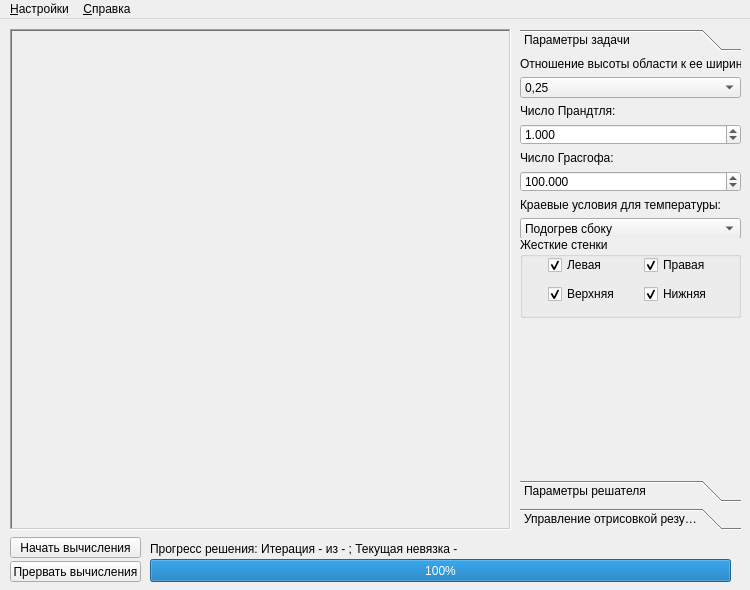
<?xml version="1.0" encoding="UTF-8"?>
<ui version="4.0">
 <class>MainWindow</class>
 <widget class="QMainWindow" name="MainWindow">
  <property name="geometry">
   <rect>
    <x>0</x>
    <y>0</y>
    <width>750</width>
    <height>590</height>
   </rect>
  </property>
  <property name="minimumSize">
   <size>
    <width>750</width>
    <height>590</height>
   </size>
  </property>
  <property name="maximumSize">
   <size>
    <width>750</width>
    <height>590</height>
   </size>
  </property>
  <property name="windowTitle">
   <string>Тестовая задача ЕГК   v1.0.0 beta6</string>
  </property>
  <widget class="QWidget" name="centralWidget">
   <widget class="QFrame" name="solutionPainterFrame">
    <property name="geometry">
     <rect>
      <x>10</x>
      <y>10</y>
      <width>501</width>
      <height>501</height>
     </rect>
    </property>
    <property name="frameShape">
     <enum>QFrame::WinPanel</enum>
    </property>
    <property name="frameShadow">
     <enum>QFrame::Sunken</enum>
    </property>
   </widget>
   <widget class="QPushButton" name="startButton">
    <property name="geometry">
     <rect>
      <x>10</x>
      <y>518</y>
      <width>131</width>
      <height>21</height>
     </rect>
    </property>
    <property name="text">
     <string>Начать вычисления</string>
    </property>
   </widget>
   <widget class="QToolBox" name="SettingsToolBox">
    <property name="geometry">
     <rect>
      <x>520</x>
      <y>10</y>
      <width>221</width>
      <height>501</height>
     </rect>
    </property>
    <property name="frameShape">
     <enum>QFrame::NoFrame</enum>
    </property>
    <property name="frameShadow">
     <enum>QFrame::Plain</enum>
    </property>
    <property name="currentIndex">
     <number>0</number>
    </property>
    <widget class="QWidget" name="problemSettingsPage">
     <property name="geometry">
      <rect>
       <x>0</x>
       <y>0</y>
       <width>221</width>
       <height>420</height>
      </rect>
     </property>
     <attribute name="label">
      <string>Параметры задачи</string>
     </attribute>
     <widget class="QWidget" name="formLayoutWidget">
      <property name="geometry">
       <rect>
        <x>0</x>
        <y>0</y>
        <width>221</width>
        <height>181</height>
       </rect>
      </property>
      <layout class="QFormLayout" name="formLayout">
       <property name="fieldGrowthPolicy">
        <enum>QFormLayout::AllNonFixedFieldsGrow</enum>
       </property>
       <property name="rowWrapPolicy">
        <enum>QFormLayout::WrapAllRows</enum>
       </property>
       <property name="margin">
        <number>0</number>
       </property>
       <item row="0" column="0">
        <widget class="QLabel" name="heightLabel">
         <property name="text">
          <string>Отношение высоты области к ее ширине:</string>
         </property>
        </widget>
       </item>
       <item row="0" column="1">
        <widget class="QComboBox" name="heightComboBox">
         <property name="currentIndex">
          <number>0</number>
         </property>
         <item>
          <property name="text">
           <string>0,25</string>
          </property>
         </item>
         <item>
          <property name="text">
           <string>0,5</string>
          </property>
         </item>
         <item>
          <property name="text">
           <string>1</string>
          </property>
         </item>
         <item>
          <property name="text">
           <string>2</string>
          </property>
         </item>
         <item>
          <property name="text">
           <string>4</string>
          </property>
         </item>
        </widget>
       </item>
       <item row="1" column="0">
        <widget class="QLabel" name="prandtlLabel">
         <property name="text">
          <string>Число Прандтля:</string>
         </property>
        </widget>
       </item>
       <item row="1" column="1">
        <widget class="QDoubleSpinBox" name="prandtlDoubleSpinBox">
         <property name="toolTip">
          <string>Введите число от 0,001 до 1000</string>
         </property>
         <property name="correctionMode">
          <enum>QAbstractSpinBox::CorrectToNearestValue</enum>
         </property>
         <property name="decimals">
          <number>3</number>
         </property>
         <property name="minimum">
          <double>0.001000000000000</double>
         </property>
         <property name="maximum">
          <double>1000.000000000000000</double>
         </property>
         <property name="value">
          <double>1.000000000000000</double>
         </property>
        </widget>
       </item>
       <item row="2" column="0">
        <widget class="QLabel" name="grashofLabel">
         <property name="text">
          <string>Число Грасгофа:</string>
         </property>
        </widget>
       </item>
       <item row="2" column="1">
        <widget class="QDoubleSpinBox" name="grashofDoubleSpinBox">
         <property name="toolTip">
          <string>Введите число от 0,001 до 100000</string>
         </property>
         <property name="correctionMode">
          <enum>QAbstractSpinBox::CorrectToNearestValue</enum>
         </property>
         <property name="decimals">
          <number>3</number>
         </property>
         <property name="minimum">
          <double>0.001000000000000</double>
         </property>
         <property name="maximum">
          <double>100000.000000000000000</double>
         </property>
         <property name="value">
          <double>100.000000000000000</double>
         </property>
        </widget>
       </item>
       <item row="3" column="0">
        <widget class="QLabel" name="tBCLabel">
         <property name="text">
          <string>Краевые условия для температуры:</string>
         </property>
        </widget>
       </item>
       <item row="3" column="1">
        <widget class="QComboBox" name="tBCComboBox">
         <item>
          <property name="text">
           <string>Подогрев сбоку</string>
          </property>
         </item>
         <item>
          <property name="text">
           <string>Подогрев снизу</string>
          </property>
         </item>
        </widget>
       </item>
      </layout>
     </widget>
     <widget class="QGroupBox" name="settingsWallsGroupBox">
      <property name="geometry">
       <rect>
        <x>0</x>
        <y>180</y>
        <width>221</width>
        <height>81</height>
       </rect>
      </property>
      <property name="title">
       <string>Жесткие стенки</string>
      </property>
      <widget class="QWidget" name="gridLayoutWidget">
       <property name="geometry">
        <rect>
         <x>0</x>
         <y>0</y>
         <width>221</width>
         <height>80</height>
        </rect>
       </property>
       <layout class="QGridLayout" name="gridLayout">
        <property name="leftMargin">
         <number>10</number>
        </property>
        <property name="topMargin">
         <number>15</number>
        </property>
        <property name="rightMargin">
         <number>10</number>
        </property>
        <property name="bottomMargin">
         <number>10</number>
        </property>
        <item row="0" column="0">
         <widget class="QCheckBox" name="leftWallCheckBox">
          <property name="sizePolicy">
           <sizepolicy hsizetype="Maximum" vsizetype="Fixed">
            <horstretch>0</horstretch>
            <verstretch>0</verstretch>
           </sizepolicy>
          </property>
          <property name="text">
           <string>Левая</string>
          </property>
          <property name="checked">
           <bool>true</bool>
          </property>
         </widget>
        </item>
        <item row="0" column="1">
         <widget class="QCheckBox" name="rightWallCheckBox">
          <property name="text">
           <string>Правая</string>
          </property>
          <property name="checked">
           <bool>true</bool>
          </property>
         </widget>
        </item>
        <item row="1" column="0">
         <widget class="QCheckBox" name="topWallCheckBox">
          <property name="sizePolicy">
           <sizepolicy hsizetype="Maximum" vsizetype="Fixed">
            <horstretch>0</horstretch>
            <verstretch>0</verstretch>
           </sizepolicy>
          </property>
          <property name="text">
           <string>Верхняя</string>
          </property>
          <property name="checked">
           <bool>true</bool>
          </property>
         </widget>
        </item>
        <item row="1" column="1">
         <widget class="QCheckBox" name="bottomWallCheckBox">
          <property name="sizePolicy">
           <sizepolicy hsizetype="Maximum" vsizetype="Fixed">
            <horstretch>0</horstretch>
            <verstretch>0</verstretch>
           </sizepolicy>
          </property>
          <property name="text">
           <string>Нижняя</string>
          </property>
          <property name="checked">
           <bool>true</bool>
          </property>
         </widget>
        </item>
       </layout>
      </widget>
     </widget>
    </widget>
    <widget class="QWidget" name="page_2">
     <property name="geometry">
      <rect>
       <x>0</x>
       <y>0</y>
       <width>221</width>
       <height>420</height>
      </rect>
     </property>
     <attribute name="label">
      <string>Параметры решателя</string>
     </attribute>
     <widget class="QWidget" name="formLayoutWidget_2">
      <property name="geometry">
       <rect>
        <x>0</x>
        <y>0</y>
        <width>221</width>
        <height>291</height>
       </rect>
      </property>
      <layout class="QFormLayout" name="formLayout_2">
       <property name="fieldGrowthPolicy">
        <enum>QFormLayout::AllNonFixedFieldsGrow</enum>
       </property>
       <property name="rowWrapPolicy">
        <enum>QFormLayout::WrapAllRows</enum>
       </property>
       <property name="margin">
        <number>0</number>
       </property>
       <item row="0" column="0">
        <widget class="QLabel" name="nxLabel">
         <property name="text">
          <string>Число узлов сетки по горизонтали:</string>
         </property>
        </widget>
       </item>
       <item row="0" column="1">
        <widget class="QSpinBox" name="nxSpinBox">
         <property name="toolTip">
          <string>Введите число от 20 до 400</string>
         </property>
         <property name="correctionMode">
          <enum>QAbstractSpinBox::CorrectToPreviousValue</enum>
         </property>
         <property name="minimum">
          <number>20</number>
         </property>
         <property name="maximum">
          <number>400</number>
         </property>
         <property name="value">
          <number>100</number>
         </property>
        </widget>
       </item>
       <item row="1" column="0">
        <widget class="QLabel" name="nyLabel">
         <property name="text">
          <string>Число узлов сетки по вертикали:</string>
         </property>
        </widget>
       </item>
       <item row="1" column="1">
        <widget class="QSpinBox" name="nySpinBox">
         <property name="toolTip">
          <string>Введите число от 20 до 400</string>
         </property>
         <property name="correctionMode">
          <enum>QAbstractSpinBox::CorrectToPreviousValue</enum>
         </property>
         <property name="minimum">
          <number>20</number>
         </property>
         <property name="maximum">
          <number>400</number>
         </property>
         <property name="value">
          <number>100</number>
         </property>
        </widget>
       </item>
       <item row="2" column="0">
        <widget class="QLabel" name="maxIterLabel">
         <property name="text">
          <string>Максимальное число итераций:</string>
         </property>
        </widget>
       </item>
       <item row="2" column="1">
        <widget class="QSpinBox" name="maxIterSpinBox">
         <property name="toolTip">
          <string>Введите число от 100 до 300000</string>
         </property>
         <property name="correctionMode">
          <enum>QAbstractSpinBox::CorrectToPreviousValue</enum>
         </property>
         <property name="minimum">
          <number>100</number>
         </property>
         <property name="maximum">
          <number>300000</number>
         </property>
         <property name="value">
          <number>5000</number>
         </property>
        </widget>
       </item>
       <item row="3" column="0">
        <widget class="QLabel" name="wTLabel">
         <property name="text">
          <string>Коэффициент релаксации для T</string>
         </property>
        </widget>
       </item>
       <item row="3" column="1">
        <widget class="QDoubleSpinBox" name="wTDoubleSpinBox">
         <property name="toolTip">
          <string>Введите число от 0 до 2</string>
         </property>
         <property name="correctionMode">
          <enum>QAbstractSpinBox::CorrectToPreviousValue</enum>
         </property>
         <property name="maximum">
          <double>2.000000000000000</double>
         </property>
         <property name="singleStep">
          <double>0.100000000000000</double>
         </property>
         <property name="value">
          <double>0.300000000000000</double>
         </property>
        </widget>
       </item>
       <item row="4" column="0">
        <widget class="QLabel" name="wPsiLabel">
         <property name="text">
          <string>Коэффициент релаксации для ψ</string>
         </property>
        </widget>
       </item>
       <item row="4" column="1">
        <widget class="QDoubleSpinBox" name="wPsiDoubleSpinBox">
         <property name="toolTip">
          <string>Введите число от 0 до 2</string>
         </property>
         <property name="correctionMode">
          <enum>QAbstractSpinBox::CorrectToPreviousValue</enum>
         </property>
         <property name="maximum">
          <double>2.000000000000000</double>
         </property>
         <property name="singleStep">
          <double>0.100000000000000</double>
         </property>
         <property name="value">
          <double>0.300000000000000</double>
         </property>
        </widget>
       </item>
       <item row="5" column="0">
        <widget class="QLabel" name="wOmegaLabel">
         <property name="text">
          <string>Коэффициент релаксации для ω</string>
         </property>
        </widget>
       </item>
       <item row="5" column="1">
        <widget class="QDoubleSpinBox" name="wOmegaDoubleSpinBox">
         <property name="toolTip">
          <string>Введите число от 0 до 2</string>
         </property>
         <property name="correctionMode">
          <enum>QAbstractSpinBox::CorrectToPreviousValue</enum>
         </property>
         <property name="maximum">
          <double>2.000000000000000</double>
         </property>
         <property name="singleStep">
          <double>0.100000000000000</double>
         </property>
         <property name="value">
          <double>0.300000000000000</double>
         </property>
        </widget>
       </item>
      </layout>
     </widget>
    </widget>
    <widget class="QWidget" name="page">
     <property name="geometry">
      <rect>
       <x>0</x>
       <y>0</y>
       <width>221</width>
       <height>420</height>
      </rect>
     </property>
     <attribute name="label">
      <string>Управление отрисовкой результата</string>
     </attribute>
     <widget class="QGroupBox" name="settingsPaintGroupBox">
      <property name="geometry">
       <rect>
        <x>0</x>
        <y>0</y>
        <width>221</width>
        <height>51</height>
       </rect>
      </property>
      <property name="title">
       <string>Цель для отрисовки</string>
      </property>
      <widget class="QWidget" name="horizontalLayoutWidget">
       <property name="geometry">
        <rect>
         <x>0</x>
         <y>0</y>
         <width>221</width>
         <height>51</height>
        </rect>
       </property>
       <layout class="QHBoxLayout" name="horizontalLayout">
        <property name="leftMargin">
         <number>10</number>
        </property>
        <property name="topMargin">
         <number>15</number>
        </property>
        <property name="rightMargin">
         <number>10</number>
        </property>
        <property name="bottomMargin">
         <number>10</number>
        </property>
        <item>
         <widget class="QRadioButton" name="paintTButton">
          <property name="sizePolicy">
           <sizepolicy hsizetype="Maximum" vsizetype="Fixed">
            <horstretch>0</horstretch>
            <verstretch>0</verstretch>
           </sizepolicy>
          </property>
          <property name="text">
           <string>T</string>
          </property>
         </widget>
        </item>
        <item>
         <widget class="QRadioButton" name="paintPsiButton">
          <property name="sizePolicy">
           <sizepolicy hsizetype="Maximum" vsizetype="Fixed">
            <horstretch>0</horstretch>
            <verstretch>0</verstretch>
           </sizepolicy>
          </property>
          <property name="text">
           <string>ψ</string>
          </property>
         </widget>
        </item>
        <item>
         <widget class="QRadioButton" name="paintOmegaButton">
          <property name="sizePolicy">
           <sizepolicy hsizetype="Maximum" vsizetype="Fixed">
            <horstretch>0</horstretch>
            <verstretch>0</verstretch>
           </sizepolicy>
          </property>
          <property name="text">
           <string>ω</string>
          </property>
         </widget>
        </item>
        <item>
         <widget class="QRadioButton" name="paintVxButton">
          <property name="sizePolicy">
           <sizepolicy hsizetype="Maximum" vsizetype="Fixed">
            <horstretch>0</horstretch>
            <verstretch>0</verstretch>
           </sizepolicy>
          </property>
          <property name="text">
           <string>Vx</string>
          </property>
         </widget>
        </item>
        <item>
         <widget class="QRadioButton" name="paintVyButton">
          <property name="sizePolicy">
           <sizepolicy hsizetype="Maximum" vsizetype="Fixed">
            <horstretch>0</horstretch>
            <verstretch>0</verstretch>
           </sizepolicy>
          </property>
          <property name="text">
           <string>Vy</string>
          </property>
         </widget>
        </item>
       </layout>
      </widget>
     </widget>
     <widget class="QPushButton" name="saveImageButton">
      <property name="geometry">
       <rect>
        <x>0</x>
        <y>60</y>
        <width>221</width>
        <height>31</height>
       </rect>
      </property>
      <property name="text">
       <string>Сохранить изображение в файл</string>
      </property>
     </widget>
    </widget>
   </widget>
   <widget class="QProgressBar" name="solutionProgressBar">
    <property name="geometry">
     <rect>
      <x>150</x>
      <y>540</y>
      <width>581</width>
      <height>23</height>
     </rect>
    </property>
    <property name="value">
     <number>100</number>
    </property>
   </widget>
   <widget class="QLabel" name="solutionProgressLabel">
    <property name="geometry">
     <rect>
      <x>150</x>
      <y>520</y>
      <width>581</width>
      <height>20</height>
     </rect>
    </property>
    <property name="text">
     <string>Прогресс решения: Итерация - из - ; Текущая невязка - </string>
    </property>
   </widget>
   <widget class="QPushButton" name="stopButton">
    <property name="geometry">
     <rect>
      <x>10</x>
      <y>542</y>
      <width>131</width>
      <height>21</height>
     </rect>
    </property>
    <property name="text">
     <string>Прервать вычисления</string>
    </property>
   </widget>
  </widget>
  <widget class="QMenuBar" name="menuBar">
   <property name="geometry">
    <rect>
     <x>0</x>
     <y>0</y>
     <width>750</width>
     <height>20</height>
    </rect>
   </property>
   <widget class="QMenu" name="menu">
    <property name="title">
     <string>&amp;Справка</string>
    </property>
    <addaction name="helpAction"/>
    <addaction name="separator"/>
    <addaction name="aboutAction"/>
    <addaction name="aboutQtAction"/>
   </widget>
   <widget class="QMenu" name="menu_2">
    <property name="title">
     <string>&amp;Настройки</string>
    </property>
    <addaction name="settingsAction"/>
    <addaction name="actionPrGr"/>
   </widget>
   <addaction name="menu_2"/>
   <addaction name="menu"/>
  </widget>
  <action name="aboutQtAction">
   <property name="text">
    <string>О Qt...</string>
   </property>
  </action>
  <action name="settingsAction">
   <property name="text">
    <string>Настройки...</string>
   </property>
  </action>
  <action name="aboutAction">
   <property name="text">
    <string>О программе...</string>
   </property>
  </action>
  <action name="helpAction">
   <property name="text">
    <string>Справка...</string>
   </property>
   <property name="shortcut">
    <string>F1</string>
   </property>
  </action>
  <action name="actionPrGr">
   <property name="checkable">
    <bool>true</bool>
   </property>
   <property name="checked">
    <bool>true</bool>
   </property>
   <property name="text">
    <string>Ограничить значения Pr и Gr</string>
   </property>
  </action>
 </widget>
 <layoutdefault spacing="6" margin="11"/>
 <resources/>
 <connections/>
</ui>
